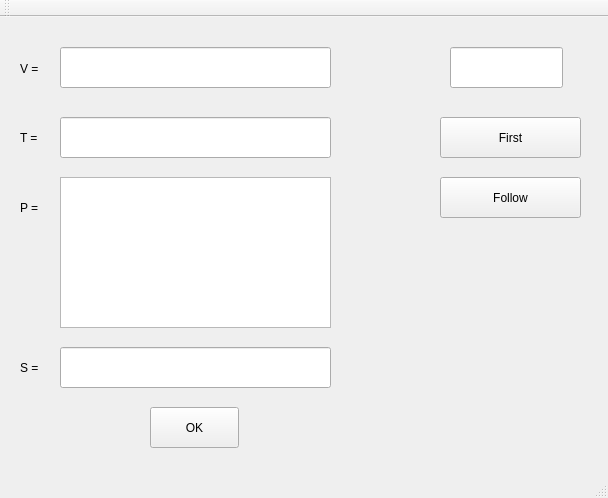
<?xml version="1.0" encoding="UTF-8"?>
<ui version="4.0">
 <class>MainWindow</class>
 <widget class="QMainWindow" name="MainWindow">
  <property name="geometry">
   <rect>
    <x>0</x>
    <y>0</y>
    <width>608</width>
    <height>498</height>
   </rect>
  </property>
  <property name="windowTitle">
   <string>MainWindow</string>
  </property>
  <widget class="QWidget" name="centralWidget">
   <widget class="QLineEdit" name="lineEdit">
    <property name="geometry">
     <rect>
      <x>60</x>
      <y>30</y>
      <width>271</width>
      <height>41</height>
     </rect>
    </property>
   </widget>
   <widget class="QLineEdit" name="lineEdit_2">
    <property name="geometry">
     <rect>
      <x>60</x>
      <y>100</y>
      <width>271</width>
      <height>41</height>
     </rect>
    </property>
   </widget>
   <widget class="QLabel" name="label">
    <property name="geometry">
     <rect>
      <x>20</x>
      <y>36</y>
      <width>31</width>
      <height>31</height>
     </rect>
    </property>
    <property name="text">
     <string>V =</string>
    </property>
   </widget>
   <widget class="QLabel" name="label_2">
    <property name="geometry">
     <rect>
      <x>20</x>
      <y>110</y>
      <width>31</width>
      <height>21</height>
     </rect>
    </property>
    <property name="text">
     <string>T =</string>
    </property>
   </widget>
   <widget class="QPlainTextEdit" name="plainTextEdit">
    <property name="geometry">
     <rect>
      <x>60</x>
      <y>160</y>
      <width>271</width>
      <height>151</height>
     </rect>
    </property>
   </widget>
   <widget class="QLabel" name="label_3">
    <property name="geometry">
     <rect>
      <x>20</x>
      <y>180</y>
      <width>31</width>
      <height>21</height>
     </rect>
    </property>
    <property name="text">
     <string>P =</string>
    </property>
   </widget>
   <widget class="QLabel" name="label_4">
    <property name="geometry">
     <rect>
      <x>20</x>
      <y>340</y>
      <width>31</width>
      <height>21</height>
     </rect>
    </property>
    <property name="text">
     <string>S =</string>
    </property>
   </widget>
   <widget class="QPushButton" name="pushButton">
    <property name="geometry">
     <rect>
      <x>440</x>
      <y>100</y>
      <width>141</width>
      <height>41</height>
     </rect>
    </property>
    <property name="text">
     <string>First</string>
    </property>
   </widget>
   <widget class="QPushButton" name="pushButton_2">
    <property name="geometry">
     <rect>
      <x>440</x>
      <y>160</y>
      <width>141</width>
      <height>41</height>
     </rect>
    </property>
    <property name="text">
     <string>Follow</string>
    </property>
   </widget>
   <widget class="QPushButton" name="pushButton_3">
    <property name="geometry">
     <rect>
      <x>150</x>
      <y>390</y>
      <width>89</width>
      <height>41</height>
     </rect>
    </property>
    <property name="text">
     <string>OK</string>
    </property>
   </widget>
   <widget class="QLineEdit" name="lineEdit_3">
    <property name="geometry">
     <rect>
      <x>60</x>
      <y>330</y>
      <width>271</width>
      <height>41</height>
     </rect>
    </property>
   </widget>
   <widget class="QLineEdit" name="lineEdit_4">
    <property name="geometry">
     <rect>
      <x>450</x>
      <y>30</y>
      <width>113</width>
      <height>41</height>
     </rect>
    </property>
   </widget>
  </widget>
  <widget class="QMenuBar" name="menuBar">
   <property name="geometry">
    <rect>
     <x>0</x>
     <y>0</y>
     <width>608</width>
     <height>22</height>
    </rect>
   </property>
  </widget>
  <widget class="QToolBar" name="mainToolBar">
   <attribute name="toolBarArea">
    <enum>TopToolBarArea</enum>
   </attribute>
   <attribute name="toolBarBreak">
    <bool>false</bool>
   </attribute>
  </widget>
  <widget class="QStatusBar" name="statusBar"/>
 </widget>
 <layoutdefault spacing="6" margin="11"/>
 <resources/>
 <connections/>
</ui>
